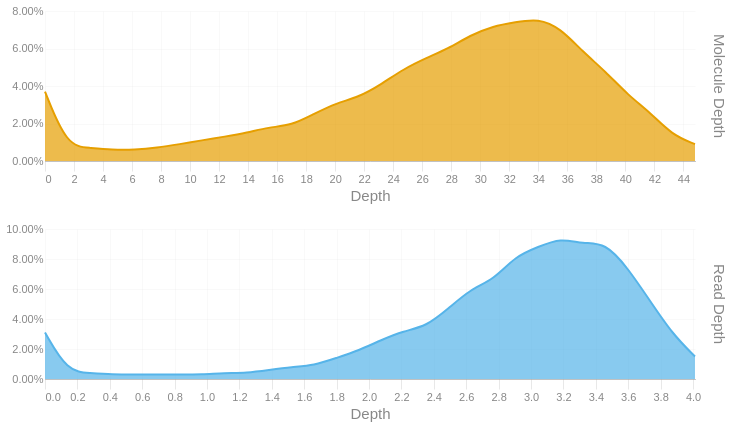

Notebook code cell kept with this figure:
### Code cell
readdep = depth_hist(tb['Read Depth'], q99, 3)
readdep = readdep.with_columns(pl.lit('Read Depth').alias('Metric'))
if not SKIPLR:
    moldep = depth_hist(tb['Molecule Depth'], mol_q99, 1)
    moldep = moldep.with_columns(pl.lit('Molecule Depth').alias('Metric'))
    _hist = pl.concat([readdep, moldep])
    _hist = _hist.filter(pl.col('Proportion') != 0)
    with SafeRender(_hist):
        (
            alt.Chart(_hist)        
            .mark_area(interpolate = "basis")
            .encode(
                x=alt.X('Bin:Q').scale(domainMin=0).axis(alt.Axis(title='Depth')),
                y = alt.Y('Proportion:Q', title = None).axis(format = '.2%'),
                color = alt.Color('Metric:N').legend(None),
                row = alt.Row("Metric:N").header(title = None, labelOrient = 'right'),
                tooltip = [
                    alt.Tooltip("Metric:N", title = "Metric"),
                    alt.Tooltip('Interval:N', title = "Depth Interval"),
                    alt.Tooltip('Proportion:Q', title = "% Alignments").format('.2%')
                ]
            )
            .resolve_scale(x='independent', y='independent')
            .properties(
                height = 150, width = 650,
                usermeta={'embedOptions': {'downloadFileName': f'{samplename}.depth.hist'}}
            )
        ).display()
else:
    readdep = readdep.filter(pl.col('Proportion') != 0)
    with SafeRender(readdep):
        (
            alt.Chart(readdep)        
            .mark_area(interpolate = "basis")
            .encode(
                x=alt.X('Bin:Q').scale(domainMin=0).axis(alt.Axis(title='Depth')),
                y = alt.Y('Proportion:Q', title = None).axis(format = '.2%'),
                tooltip = [
                    alt.Tooltip('Interval:N', title = "Depth Interval"),
                    alt.Tooltip('Proportion:Q', title = "% Alignments").format('.2%')
                ]
            )
            .properties(
                usermeta={'embedOptions': {'downloadFileName': f'{samplename}.depth.hist'}}
            )
        ).display()

### Figure 1 — Vega-Lite specification as saved in the notebook (floating-point values rounded to 4 significant figures)
{"width": 650, "height": 150, "config": {"title": {"anchor": "start", "dy": -15, "fontSize": 18, "color": "#888888", "subtitleColor": "#888888", "subtitleFontSize": 14}, "arc": {"fill": "#0072B2"}, "axis": {"domainColor": "#888888", "domainWidth": 0.5, "gridWidth": 0.2, "grid": false, "titleFontWeight": 400, "titleFontSize": 15, "labelFontSize": 11, "labelColor": "#888888", "tickColor": "#888888", "tickWidth": 0.2, "titleColor": "#888888"}, "axisBand": {"grid": false}, "axisX": {"grid": true, "tickSize": 10, "domainCap": "round"}, "axisY": {"domain": false, "grid": true, "tickSize": 0, "domainCap": "round"}, "background": "transparent", "header": {"labelFontSize": 15, "labelColor": "#888888", "titleFontSize": 15, "titleFontWeight": 600, "titleColor": "#888888"}, "legend": {"labelFont": "sans-serif", "labelFontSize": 12, "labelColor": "#888888", "symbolSize": 100, "symbolType": "circle", "titleFontSize": 12, "titlePadding": 10, "titleColor": "#888888", "title": null}, "range": {"category": ["#E69F00", "#56B4E9", "#009E73", "#F0E442", "#0072B2", "#D55E00", "#CC79A7", "#000000"], "diverging": ["#cfe8f3", "#a2d4ec", "#73bfe2", "#46abdb", "#1696d2", "#12719e"]}, "area": {"fill": "#0072B2", "fillOpacity": 0.7, "line": true, "strokeOpacity": 0.7}, "line": {"color": "#0072B2", "stroke": "#0072B2", "strokeWidth": 2}, "trail": {"color": "#0072B2", "stroke": "#0072B2", "strokeWidth": 0, "size": 1}, "point": {"filled": true, "fillOpacity": 1.0, "size": 95}, "text": {"color": "#888888", "fontSize": 11, "align": "right", "fontWeight": 400, "size": 11}, "bar": {"fill": "#0072B2", "stroke": null}, "view": {"stroke": null, "continuousWidth": 660, "continuousHeight": 400}}, "data": {"name": "data-8db7b3284fdec6e255c4d25acce3cd77"}, "mark": {"type": "area", "interpolate": "basis"}, "encoding": {"color": {"field": "Metric", "legend": null, "type": "nominal"}, "row": {"field": "Metric", "header": {"title": null, "labelOrient": "right"}, "type": "nominal"}, "tooltip": [{"field": "Metric", "title": "Metric", "type": "nominal"}, {"field": "Interval", "title": "Depth Interval", "type": "nominal"}, {"field": "Proportion", "format": ".2%", "title": "% Alignments", "type": "quantitative"}], "x": {"axis": {"title": "Depth"}, "field": "Bin", "scale": {"domainMin": 0}, "type": "quantitative"}, "y": {"axis": {"format": ".2%"}, "field": "Proportion", "title": null, "type": "quantitative"}}, "resolve": {"scale": {"x": "independent", "y": "independent"}}, "usermeta": {"embedOptions": {"downloadFileName": "S6_Kennetcook_3563.depth.hist"}}, "$schema": "https://vega.github.io/schema/vega-lite/v6.1.0.json", "datasets": {"data-8db7b3284fdec6e255c4d25acce3cd77": [{"Bin": 0.0, "Interval": "0.0-0.138", "Proportion": 0.031, "Metric": "Read Depth"}, {"Bin": 0.138, "Interval": "0.138-0.277", "Proportion": 0.005, "Metric": "Read Depth"}, {"Bin": 0.277, "Interval": "0.277-0.415", "Proportion": 0.004, "Metric": "Read Depth"}, {"Bin": 0.415, "Interval": "0.415-0.553", "Proportion": 0.003, "Metric": "Read Depth"}, {"Bin": 0.553, "Interval": "0.553-0.692", "Proportion": 0.003, "Metric": "Read Depth"}, {"Bin": 0.692, "Interval": "0.692-0.83", "Proportion": 0.003, "Metric": "Read Depth"}, {"Bin": 0.83, "Interval": "0.83-0.968", "Proportion": 0.003, "Metric": "Read Depth"}, {"Bin": 0.968, "Interval": "0.968-1.107", "Proportion": 0.003, "Metric": "Read Depth"}, {"Bin": 1.107, "Interval": "1.107-1.245", "Proportion": 0.004, "Metric": "Read Depth"}, {"Bin": 1.245, "Interval": "1.245-1.383", "Proportion": 0.004, "Metric": "Read Depth"}, {"Bin": 1.383, "Interval": "1.383-1.522", "Proportion": 0.006, "Metric": "Read Depth"}, {"Bin": 1.522, "Interval": "1.522-1.66", "Proportion": 0.008, "Metric": "Read Depth"}, {"Bin": 1.66, "Interval": "1.66-1.798", "Proportion": 0.009, "Metric": "Read Depth"}, {"Bin": 1.798, "Interval": "1.798-1.937", "Proportion": 0.014, "Metric": "Read Depth"}, {"Bin": 1.937, "Interval": "1.937-2.075", "Proportion": 0.019, "Metric": "Read Depth"}, {"Bin": 2.075, "Interval": "2.075-2.213", "Proportion": 0.026, "Metric": "Read Depth"}, {"Bin": 2.213, "Interval": "2.213-2.352", "Proportion": 0.032, "Metric": "Read Depth"}, {"Bin": 2.352, "Interval": "2.352-2.49", "Proportion": 0.035, "Metric": "Read Depth"}, {"Bin": 2.49, "Interval": "2.49-2.628", "Proportion": 0.047, "Metric": "Read Depth"}, {"Bin": 2.628, "Interval": "2.628-2.767", "Proportion": 0.06, "Metric": "Read Depth"}, {"Bin": 2.767, "Interval": "2.767-2.905", "Proportion": 0.066, "Metric": "Read Depth"}, {"Bin": 2.905, "Interval": "2.905-3.043", "Proportion": 0.082, "Metric": "Read Depth"}, {"Bin": 3.043, "Interval": "3.043-3.182", "Proportion": 0.088, "Metric": "Read Depth"}, {"Bin": 3.182, "Interval": "3.182-3.32", "Proportion": 0.094, "Metric": "Read Depth"}, {"Bin": 3.32, "Interval": "3.32-3.458", "Proportion": 0.09, "Metric": "Read Depth"}, {"Bin": 3.458, "Interval": "3.458-3.597", "Proportion": 0.091, "Metric": "Read Depth"}, {"Bin": 3.597, "Interval": "3.597-3.735", "Proportion": 0.074, "Metric": "Read Depth"}, {"Bin": 3.735, "Interval": "3.735-3.873", "Proportion": 0.052, "Metric": "Read Depth"}, {"Bin": 3.873, "Interval": "3.873-4.012", "Proportion": 0.03, "Metric": "Read Depth"}, {"Bin": 4.012, "Interval": "4.012-4.15", "Proportion": 0.015, "Metric": "Read Depth"}, {"Bin": 0.0, "Interval": "0.0-1.5", "Proportion": 0.037, "Metric": "Molecule Depth"}, {"Bin": 1.5, "Interval": "1.5-3.1", "Proportion": 0.008, "Metric": "Molecule Depth"}, {"Bin": 3.1, "Interval": "3.1-4.6", "Proportion": 0.007, "Metric": "Molecule Depth"}, {"Bin": 4.6, "Interval": "4.6-6.2", "Proportion": 0.006, "Metric": "Molecule Depth"}, {"Bin": 6.2, "Interval": "6.2-7.7", "Proportion": 0.006, "Metric": "Molecule Depth"}, {"Bin": 7.7, "Interval": "7.7-9.3", "Proportion": 0.007, "Metric": "Molecule Depth"}, {"Bin": 9.3, "Interval": "9.3-10.8", "Proportion": 0.009, "Metric": "Molecule Depth"}, {"Bin": 10.8, "Interval": "10.8-12.4", "Proportion": 0.011, "Metric": "Molecule Depth"}, {"Bin": 12.4, "Interval": "12.4-13.9", "Proportion": 0.013, "Metric": "Molecule Depth"}, {"Bin": 13.9, "Interval": "13.9-15.4", "Proportion": 0.015, "Metric": "Molecule Depth"}, {"Bin": 15.4, "Interval": "15.4-17.0", "Proportion": 0.018, "Metric": "Molecule Depth"}, {"Bin": 17.0, "Interval": "17.0-18.5", "Proportion": 0.019, "Metric": "Molecule Depth"}, {"Bin": 18.5, "Interval": "18.5-20.1", "Proportion": 0.025, "Metric": "Molecule Depth"}, {"Bin": 20.1, "Interval": "20.1-21.6", "Proportion": 0.031, "Metric": "Molecule Depth"}, {"Bin": 21.6, "Interval": "21.6-23.2", "Proportion": 0.034, "Metric": "Molecule Depth"}, {"Bin": 23.2, "Interval": "23.2-24.7", "Proportion": 0.041, "Metric": "Molecule Depth"}, {"Bin": 24.7, "Interval": "24.7-26.3", "Proportion": 0.049, "Metric": "Molecule Depth"}, {"Bin": 26.3, "Interval": "26.3-27.8", "Proportion": 0.055, "Metric": "Molecule Depth"}, {"Bin": 27.8, "Interval": "27.8-29.3", "Proportion": 0.06, "Metric": "Molecule Depth"}, {"Bin": 29.3, "Interval": "29.3-30.9", "Proportion": 0.067, "Metric": "Molecule Depth"}, {"Bin": 30.9, "Interval": "30.9-32.4", "Proportion": 0.072, "Metric": "Molecule Depth"}, {"Bin": 32.4, "Interval": "32.4-34.0", "Proportion": 0.074, "Metric": "Molecule Depth"}, {"Bin": 34.0, "Interval": "34.0-35.5", "Proportion": 0.076, "Metric": "Molecule Depth"}, {"Bin": 35.5, "Interval": "35.5-37.1", "Proportion": 0.071, "Metric": "Molecule Depth"}, {"Bin": 37.1, "Interval": "37.1-38.6", "Proportion": 0.058, "Metric": "Molecule Depth"}, {"Bin": 38.6, "Interval": "38.6-40.2", "Proportion": 0.048, "Metric": "Molecule Depth"}, {"Bin": 40.2, "Interval": "40.2-41.7", "Proportion": 0.035, "Metric": "Molecule Depth"}, {"Bin": 41.7, "Interval": "41.7-43.2", "Proportion": 0.026, "Metric": "Molecule Depth"}, {"Bin": 43.2, "Interval": "43.2-44.8", "Proportion": 0.014, "Metric": "Molecule Depth"}, {"Bin": 44.8, "Interval": "44.8-46.33", "Proportion": 0.009, "Metric": "Molecule Depth"}]}}
